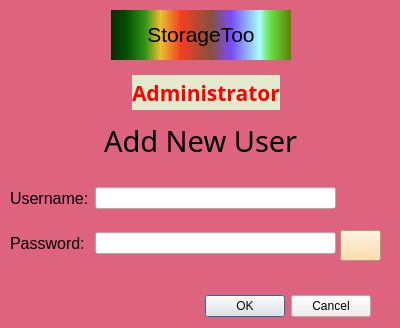
<?xml version="1.0" encoding="UTF-8"?>
<ui version="4.0">
 <class>dlgAddUser</class>
 <widget class="QDialog" name="dlgAddUser">
  <property name="geometry">
   <rect>
    <x>0</x>
    <y>0</y>
    <width>400</width>
    <height>328</height>
   </rect>
  </property>
  <property name="windowTitle">
   <string>Dialog</string>
  </property>
  <property name="styleSheet">
   <string notr="true">#dlgAddUser {background-color: rgb(221, 99, 127)}</string>
  </property>
  <widget class="QDialogButtonBox" name="buttonBox">
   <property name="geometry">
    <rect>
     <x>30</x>
     <y>290</y>
     <width>341</width>
     <height>32</height>
    </rect>
   </property>
   <property name="orientation">
    <enum>Qt::Orientation::Horizontal</enum>
   </property>
   <property name="standardButtons">
    <set>QDialogButtonBox::StandardButton::Cancel|QDialogButtonBox::StandardButton::Ok</set>
   </property>
  </widget>
  <widget class="QWidget" name="horizontalLayoutWidget">
   <property name="geometry">
    <rect>
     <x>-10</x>
     <y>10</y>
     <width>421</width>
     <height>51</height>
    </rect>
   </property>
   <layout class="QHBoxLayout" name="horizontalLayout">
    <item>
     <spacer name="horizontalSpacer_2">
      <property name="orientation">
       <enum>Qt::Orientation::Horizontal</enum>
      </property>
      <property name="sizeHint" stdset="0">
       <size>
        <width>40</width>
        <height>20</height>
       </size>
      </property>
     </spacer>
    </item>
    <item>
     <widget class="QLabel" name="lblTitle">
      <property name="minimumSize">
       <size>
        <width>180</width>
        <height>0</height>
       </size>
      </property>
      <property name="maximumSize">
       <size>
        <width>16777215</width>
        <height>50</height>
       </size>
      </property>
      <property name="styleSheet">
       <string notr="true">#lblTitle {background-color: qlineargradient(spread:pad, x1:0, y1:0, x2:1, y2:0, stop:0 rgba(9, 41, 4, 255), stop:0.085 rgba(2, 79, 0, 255), stop:0.19 rgba(50, 147, 22, 255), stop:0.275 rgba(236, 191, 49, 255), stop:0.39 rgba(243, 61, 34, 255), stop:0.555 rgba(135, 81, 60, 255), stop:0.667 rgba(121, 75, 255, 255), stop:0.825 rgba(164, 255, 244, 255), stop:0.885 rgba(104, 222, 71, 255), stop:1 rgba(93, 128, 0, 255))}</string>
      </property>
      <property name="text">
       <string>&lt;html&gt;&lt;head/&gt;&lt;body&gt;&lt;p&gt;&lt;span style=&quot; font-size:16pt;&quot;&gt;StorageToo&lt;/span&gt;&lt;/p&gt;&lt;/body&gt;&lt;/html&gt;</string>
      </property>
      <property name="alignment">
       <set>Qt::AlignmentFlag::AlignCenter</set>
      </property>
     </widget>
    </item>
    <item>
     <spacer name="horizontalSpacer">
      <property name="orientation">
       <enum>Qt::Orientation::Horizontal</enum>
      </property>
      <property name="sizeHint" stdset="0">
       <size>
        <width>40</width>
        <height>20</height>
       </size>
      </property>
     </spacer>
    </item>
   </layout>
  </widget>
  <widget class="QWidget" name="gridLayoutWidget">
   <property name="geometry">
    <rect>
     <x>10</x>
     <y>170</y>
     <width>326</width>
     <height>101</height>
    </rect>
   </property>
   <layout class="QGridLayout" name="gridLayout">
    <item row="1" column="2">
     <widget class="QLineEdit" name="txtPassword">
      <property name="echoMode">
       <enum>QLineEdit::EchoMode::Password</enum>
      </property>
     </widget>
    </item>
    <item row="1" column="1">
     <widget class="QLabel" name="lblPassword">
      <property name="font">
       <font>
        <pointsize>12</pointsize>
       </font>
      </property>
      <property name="text">
       <string>Password:</string>
      </property>
     </widget>
    </item>
    <item row="0" column="1">
     <widget class="QLabel" name="lblUsername">
      <property name="font">
       <font>
        <pointsize>12</pointsize>
       </font>
      </property>
      <property name="text">
       <string>Username:</string>
      </property>
     </widget>
    </item>
    <item row="0" column="2">
     <widget class="QLineEdit" name="txtUsername"/>
    </item>
   </layout>
  </widget>
  <widget class="QToolButton" name="btnEye">
   <property name="geometry">
    <rect>
     <x>340</x>
     <y>230</y>
     <width>41</width>
     <height>31</height>
    </rect>
   </property>
   <property name="styleSheet">
    <string notr="true">#btnEye {background-color: rgb(255, 214, 148)}</string>
   </property>
   <property name="text">
    <string/>
   </property>
   <property name="icon">
    <iconset>
     <normaloff>images/eye-close.png</normaloff>images/eye-close.png</iconset>
   </property>
  </widget>
  <widget class="QWidget" name="horizontalLayoutWidget_2">
   <property name="geometry">
    <rect>
     <x>0</x>
     <y>60</y>
     <width>411</width>
     <height>65</height>
    </rect>
   </property>
   <layout class="QHBoxLayout" name="horizontalLayout_5">
    <item>
     <spacer name="horizontalSpacer_10">
      <property name="orientation">
       <enum>Qt::Orientation::Horizontal</enum>
      </property>
      <property name="sizeHint" stdset="0">
       <size>
        <width>40</width>
        <height>20</height>
       </size>
      </property>
     </spacer>
    </item>
    <item>
     <widget class="QLabel" name="labelAdmin">
      <property name="minimumSize">
       <size>
        <width>0</width>
        <height>0</height>
       </size>
      </property>
      <property name="maximumSize">
       <size>
        <width>16777215</width>
        <height>35</height>
       </size>
      </property>
      <property name="font">
       <font>
        <family>Script MT</family>
        <pointsize>16</pointsize>
        <bold>true</bold>
       </font>
      </property>
      <property name="styleSheet">
       <string notr="true">#labelAdmin {color : red; background-color: rgb(228, 234, 206)}</string>
      </property>
      <property name="text">
       <string>Administrator</string>
      </property>
     </widget>
    </item>
    <item>
     <spacer name="horizontalSpacer_9">
      <property name="orientation">
       <enum>Qt::Orientation::Horizontal</enum>
      </property>
      <property name="sizeHint" stdset="0">
       <size>
        <width>40</width>
        <height>20</height>
       </size>
      </property>
     </spacer>
    </item>
   </layout>
  </widget>
  <widget class="QWidget" name="horizontalLayoutWidget_3">
   <property name="geometry">
    <rect>
     <x>0</x>
     <y>120</y>
     <width>401</width>
     <height>41</height>
    </rect>
   </property>
   <layout class="QHBoxLayout" name="horizontalLayout_3">
    <item>
     <spacer name="horizontalSpacer_4">
      <property name="orientation">
       <enum>Qt::Orientation::Horizontal</enum>
      </property>
      <property name="sizeHint" stdset="0">
       <size>
        <width>40</width>
        <height>20</height>
       </size>
      </property>
     </spacer>
    </item>
    <item>
     <widget class="QLabel" name="labelTitle">
      <property name="font">
       <font>
        <family>Old English Text MT</family>
        <pointsize>22</pointsize>
       </font>
      </property>
      <property name="text">
       <string>Add New User</string>
      </property>
     </widget>
    </item>
    <item>
     <spacer name="horizontalSpacer_3">
      <property name="orientation">
       <enum>Qt::Orientation::Horizontal</enum>
      </property>
      <property name="sizeHint" stdset="0">
       <size>
        <width>40</width>
        <height>20</height>
       </size>
      </property>
     </spacer>
    </item>
   </layout>
  </widget>
 </widget>
 <tabstops>
  <tabstop>txtUsername</tabstop>
  <tabstop>txtPassword</tabstop>
  <tabstop>btnEye</tabstop>
 </tabstops>
 <resources/>
 <connections>
  <connection>
   <sender>buttonBox</sender>
   <signal>accepted()</signal>
   <receiver>dlgAddUser</receiver>
   <slot>accept()</slot>
   <hints>
    <hint type="sourcelabel">
     <x>248</x>
     <y>254</y>
    </hint>
    <hint type="destinationlabel">
     <x>157</x>
     <y>274</y>
    </hint>
   </hints>
  </connection>
  <connection>
   <sender>buttonBox</sender>
   <signal>rejected()</signal>
   <receiver>dlgAddUser</receiver>
   <slot>reject()</slot>
   <hints>
    <hint type="sourcelabel">
     <x>316</x>
     <y>260</y>
    </hint>
    <hint type="destinationlabel">
     <x>286</x>
     <y>274</y>
    </hint>
   </hints>
  </connection>
 </connections>
</ui>
